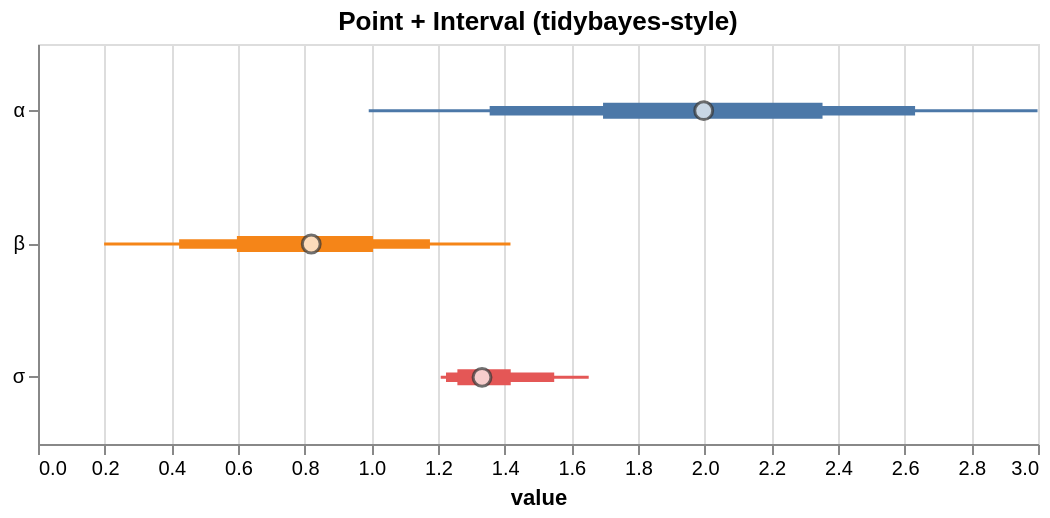

Describe this chart as a Vega-Lite specification.
### Vega-Lite specification from a JSON file in a GitHub repository (floating-point values rounded to 4 significant figures)
{"$schema": "https://vega.github.io/schema/vega-lite/v5.json", "config": {"axis": {"labelLimit": 0}, "header": {"labelLimit": 0}, "legend": {"labelLimit": 0}}, "data": {"values": [{"__point__": 1.332, "hi_0_5_": 1.418, "hi_0_8_": 1.549, "hi_0_95_": 1.652, "lo_0_5_": 1.258, "lo_0_8_": 1.224, "lo_0_95_": 1.208, "parameter": "σ"}, {"__point__": 1.997, "hi_0_5_": 2.354, "hi_0_8_": 2.631, "hi_0_95_": 2.999, "lo_0_5_": 1.695, "lo_0_8_": 1.355, "lo_0_95_": 0.9922, "parameter": "α"}, {"__point__": 0.8197, "hi_0_5_": 1.005, "hi_0_8_": 1.176, "hi_0_95_": 1.417, "lo_0_5_": 0.5967, "lo_0_8_": 0.4234, "lo_0_95_": 0.1984, "parameter": "β"}]}, "height": 200, "layer": [{"encoding": {"color": {"field": "parameter", "legend": null, "type": "nominal"}, "tooltip": [{"field": "__point__", "title": "value (estimate)", "type": "quantitative"}, {"field": "parameter", "type": "nominal"}, {"field": "lo_0_95_", "title": "95% lo", "type": "quantitative"}, {"field": "hi_0_95_", "title": "95% hi", "type": "quantitative"}], "x": {"field": "lo_0_95_", "scale": {"zero": false}, "title": "value", "type": "quantitative"}, "x2": {"field": "hi_0_95_"}, "y": {"axis": {"title": null}, "field": "parameter", "type": "nominal"}}, "mark": {"strokeWidth": 1.5, "type": "rule"}, "params": [{"bind": "scales", "name": "grid", "select": {"encodings": ["x"], "type": "interval"}}]}, {"encoding": {"color": {"field": "parameter", "legend": null, "type": "nominal"}, "tooltip": [{"field": "__point__", "title": "value (estimate)", "type": "quantitative"}, {"field": "parameter", "type": "nominal"}, {"field": "lo_0_95_", "title": "95% lo", "type": "quantitative"}, {"field": "hi_0_95_", "title": "95% hi", "type": "quantitative"}], "x": {"field": "lo_0_8_", "scale": {"zero": false}, "title": "value", "type": "quantitative"}, "x2": {"field": "hi_0_8_"}, "y": {"axis": {"title": null}, "field": "parameter", "type": "nominal"}}, "mark": {"strokeWidth": 4.75, "type": "rule"}}, {"encoding": {"color": {"field": "parameter", "legend": null, "type": "nominal"}, "tooltip": [{"field": "__point__", "title": "value (estimate)", "type": "quantitative"}, {"field": "parameter", "type": "nominal"}, {"field": "lo_0_95_", "title": "95% lo", "type": "quantitative"}, {"field": "hi_0_95_", "title": "95% hi", "type": "quantitative"}], "x": {"field": "lo_0_5_", "scale": {"zero": false}, "title": "value", "type": "quantitative"}, "x2": {"field": "hi_0_5_"}, "y": {"axis": {"title": null}, "field": "parameter", "type": "nominal"}}, "mark": {"strokeWidth": 8.0, "type": "rule"}}, {"encoding": {"tooltip": [{"field": "__point__", "title": "value (estimate)", "type": "quantitative"}, {"field": "parameter", "type": "nominal"}, {"field": "lo_0_95_", "title": "95% lo", "type": "quantitative"}, {"field": "hi_0_95_", "title": "95% hi", "type": "quantitative"}], "x": {"field": "__point__", "scale": {"zero": false}, "type": "quantitative"}, "y": {"field": "parameter", "type": "nominal"}}, "mark": {"color": "white", "filled": true, "size": 80, "stroke": "#333", "strokeWidth": 1.5, "type": "point"}}], "title": "Point + Interval (tidybayes-style)", "width": 500}
